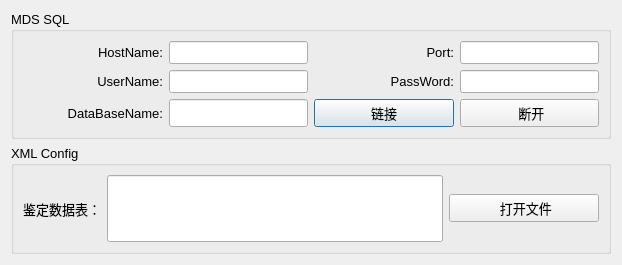
<?xml version="1.0" encoding="UTF-8"?>
<ui version="4.0">
 <class>configDialog</class>
 <widget class="QDialog" name="configDialog">
  <property name="geometry">
   <rect>
    <x>0</x>
    <y>0</y>
    <width>618</width>
    <height>265</height>
   </rect>
  </property>
  <property name="windowTitle">
   <string>Dialog</string>
  </property>
  <layout class="QGridLayout" name="gridLayout">
   <item row="0" column="0">
    <widget class="QGroupBox" name="groupBox">
     <property name="sizePolicy">
      <sizepolicy hsizetype="Expanding" vsizetype="Preferred">
       <horstretch>0</horstretch>
       <verstretch>0</verstretch>
      </sizepolicy>
     </property>
     <property name="minimumSize">
      <size>
       <width>600</width>
       <height>0</height>
      </size>
     </property>
     <property name="font">
      <font>
       <family>Arial</family>
       <pointsize>10</pointsize>
      </font>
     </property>
     <property name="title">
      <string>MDS SQL</string>
     </property>
     <layout class="QGridLayout" name="gridLayout_2">
      <item row="0" column="0">
       <layout class="QHBoxLayout" name="horizontalLayout">
        <item>
         <widget class="QLabel" name="label">
          <property name="font">
           <font>
            <family>Arial</family>
            <pointsize>10</pointsize>
           </font>
          </property>
          <property name="layoutDirection">
           <enum>Qt::LeftToRight</enum>
          </property>
          <property name="text">
           <string>HostName:</string>
          </property>
          <property name="alignment">
           <set>Qt::AlignRight|Qt::AlignTrailing|Qt::AlignVCenter</set>
          </property>
         </widget>
        </item>
        <item>
         <widget class="QLineEdit" name="HostNameLE">
          <property name="sizePolicy">
           <sizepolicy hsizetype="Preferred" vsizetype="Expanding">
            <horstretch>0</horstretch>
            <verstretch>0</verstretch>
           </sizepolicy>
          </property>
         </widget>
        </item>
       </layout>
      </item>
      <item row="0" column="1">
       <layout class="QHBoxLayout" name="horizontalLayout_2">
        <item>
         <widget class="QLabel" name="label_4">
          <property name="font">
           <font>
            <family>Arial</family>
            <pointsize>10</pointsize>
           </font>
          </property>
          <property name="layoutDirection">
           <enum>Qt::LeftToRight</enum>
          </property>
          <property name="text">
           <string>Port:</string>
          </property>
          <property name="alignment">
           <set>Qt::AlignRight|Qt::AlignTrailing|Qt::AlignVCenter</set>
          </property>
         </widget>
        </item>
        <item>
         <widget class="QLineEdit" name="PortLE">
          <property name="sizePolicy">
           <sizepolicy hsizetype="Preferred" vsizetype="Expanding">
            <horstretch>0</horstretch>
            <verstretch>0</verstretch>
           </sizepolicy>
          </property>
         </widget>
        </item>
       </layout>
      </item>
      <item row="1" column="0">
       <layout class="QHBoxLayout" name="horizontalLayout_3">
        <item>
         <widget class="QLabel" name="label_2">
          <property name="font">
           <font>
            <family>Arial</family>
            <pointsize>10</pointsize>
           </font>
          </property>
          <property name="layoutDirection">
           <enum>Qt::LeftToRight</enum>
          </property>
          <property name="text">
           <string>UserName:</string>
          </property>
          <property name="alignment">
           <set>Qt::AlignRight|Qt::AlignTrailing|Qt::AlignVCenter</set>
          </property>
         </widget>
        </item>
        <item>
         <widget class="QLineEdit" name="UserNameLE">
          <property name="sizePolicy">
           <sizepolicy hsizetype="Preferred" vsizetype="Expanding">
            <horstretch>0</horstretch>
            <verstretch>0</verstretch>
           </sizepolicy>
          </property>
         </widget>
        </item>
       </layout>
      </item>
      <item row="1" column="1">
       <layout class="QHBoxLayout" name="horizontalLayout_4">
        <item>
         <widget class="QLabel" name="label_5">
          <property name="font">
           <font>
            <family>Arial</family>
            <pointsize>10</pointsize>
           </font>
          </property>
          <property name="layoutDirection">
           <enum>Qt::LeftToRight</enum>
          </property>
          <property name="text">
           <string>PassWord:</string>
          </property>
          <property name="alignment">
           <set>Qt::AlignRight|Qt::AlignTrailing|Qt::AlignVCenter</set>
          </property>
         </widget>
        </item>
        <item>
         <widget class="QLineEdit" name="PassWordLE">
          <property name="sizePolicy">
           <sizepolicy hsizetype="Preferred" vsizetype="Expanding">
            <horstretch>0</horstretch>
            <verstretch>0</verstretch>
           </sizepolicy>
          </property>
          <property name="echoMode">
           <enum>QLineEdit::PasswordEchoOnEdit</enum>
          </property>
         </widget>
        </item>
       </layout>
      </item>
      <item row="2" column="0">
       <layout class="QHBoxLayout" name="horizontalLayout_5">
        <item>
         <widget class="QLabel" name="label_3">
          <property name="font">
           <font>
            <family>Arial</family>
            <pointsize>10</pointsize>
           </font>
          </property>
          <property name="layoutDirection">
           <enum>Qt::LeftToRight</enum>
          </property>
          <property name="text">
           <string>DataBaseName:</string>
          </property>
          <property name="alignment">
           <set>Qt::AlignRight|Qt::AlignTrailing|Qt::AlignVCenter</set>
          </property>
         </widget>
        </item>
        <item>
         <widget class="QLineEdit" name="DataBaseNameLE">
          <property name="sizePolicy">
           <sizepolicy hsizetype="Preferred" vsizetype="Expanding">
            <horstretch>0</horstretch>
            <verstretch>0</verstretch>
           </sizepolicy>
          </property>
         </widget>
        </item>
       </layout>
      </item>
      <item row="2" column="1">
       <layout class="QHBoxLayout" name="horizontalLayout_6">
        <item>
         <widget class="QPushButton" name="LinkDBBT">
          <property name="sizePolicy">
           <sizepolicy hsizetype="Preferred" vsizetype="Preferred">
            <horstretch>0</horstretch>
            <verstretch>0</verstretch>
           </sizepolicy>
          </property>
          <property name="font">
           <font>
            <family>Arial</family>
            <pointsize>10</pointsize>
           </font>
          </property>
          <property name="styleSheet">
           <string notr="true"/>
          </property>
          <property name="text">
           <string>链接</string>
          </property>
         </widget>
        </item>
        <item>
         <widget class="QPushButton" name="DisLinkDBBT">
          <property name="sizePolicy">
           <sizepolicy hsizetype="Preferred" vsizetype="Preferred">
            <horstretch>0</horstretch>
            <verstretch>0</verstretch>
           </sizepolicy>
          </property>
          <property name="font">
           <font>
            <family>Arial</family>
            <pointsize>10</pointsize>
           </font>
          </property>
          <property name="styleSheet">
           <string notr="true"/>
          </property>
          <property name="text">
           <string> 断开</string>
          </property>
         </widget>
        </item>
       </layout>
      </item>
     </layout>
    </widget>
   </item>
   <item row="1" column="0">
    <widget class="QGroupBox" name="groupBox_3">
     <property name="sizePolicy">
      <sizepolicy hsizetype="Expanding" vsizetype="Preferred">
       <horstretch>0</horstretch>
       <verstretch>0</verstretch>
      </sizepolicy>
     </property>
     <property name="minimumSize">
      <size>
       <width>600</width>
       <height>0</height>
      </size>
     </property>
     <property name="font">
      <font>
       <family>Arial</family>
       <pointsize>10</pointsize>
      </font>
     </property>
     <property name="title">
      <string>XML Config</string>
     </property>
     <layout class="QGridLayout" name="gridLayout_3">
      <item row="0" column="0">
       <layout class="QHBoxLayout" name="horizontalLayout_8">
        <item>
         <widget class="QLabel" name="label_7">
          <property name="font">
           <font>
            <family>Arial</family>
            <pointsize>10</pointsize>
           </font>
          </property>
          <property name="text">
           <string>鉴定数据表：</string>
          </property>
         </widget>
        </item>
        <item>
         <widget class="QLineEdit" name="FileNameLE">
          <property name="sizePolicy">
           <sizepolicy hsizetype="Expanding" vsizetype="Expanding">
            <horstretch>0</horstretch>
            <verstretch>0</verstretch>
           </sizepolicy>
          </property>
         </widget>
        </item>
        <item>
         <widget class="QPushButton" name="OpenFileBT">
          <property name="sizePolicy">
           <sizepolicy hsizetype="Preferred" vsizetype="Fixed">
            <horstretch>0</horstretch>
            <verstretch>0</verstretch>
           </sizepolicy>
          </property>
          <property name="minimumSize">
           <size>
            <width>150</width>
            <height>0</height>
           </size>
          </property>
          <property name="font">
           <font>
            <family>Arial</family>
            <pointsize>10</pointsize>
           </font>
          </property>
          <property name="styleSheet">
           <string notr="true"/>
          </property>
          <property name="text">
           <string> 打开文件</string>
          </property>
         </widget>
        </item>
       </layout>
      </item>
     </layout>
    </widget>
   </item>
  </layout>
 </widget>
 <resources/>
 <connections/>
</ui>
